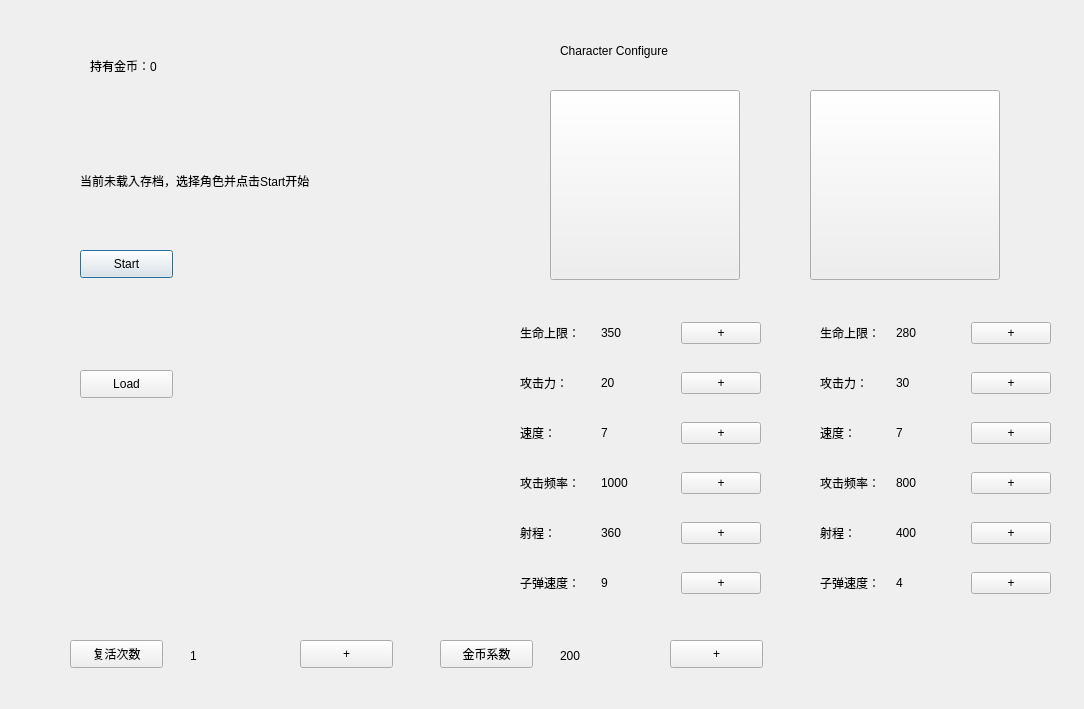
<?xml version="1.0" encoding="UTF-8"?>
<ui version="4.0">
 <class>PreDialog</class>
 <widget class="QDialog" name="PreDialog">
  <property name="geometry">
   <rect>
    <x>0</x>
    <y>0</y>
    <width>1084</width>
    <height>709</height>
   </rect>
  </property>
  <property name="windowTitle">
   <string>Dialog</string>
  </property>
  <widget class="QPushButton" name="Start">
   <property name="geometry">
    <rect>
     <x>80</x>
     <y>250</y>
     <width>93</width>
     <height>28</height>
    </rect>
   </property>
   <property name="text">
    <string>Start</string>
   </property>
  </widget>
  <widget class="QPushButton" name="Continue">
   <property name="geometry">
    <rect>
     <x>80</x>
     <y>370</y>
     <width>93</width>
     <height>28</height>
    </rect>
   </property>
   <property name="cursor">
    <cursorShape>PointingHandCursor</cursorShape>
   </property>
   <property name="text">
    <string>Load</string>
   </property>
  </widget>
  <widget class="QLabel" name="label">
   <property name="geometry">
    <rect>
     <x>560</x>
     <y>-10</y>
     <width>401</width>
     <height>121</height>
    </rect>
   </property>
   <property name="styleSheet">
    <string notr="true">font: 75 20pt &quot;Magneto&quot;;</string>
   </property>
   <property name="text">
    <string>Character Configure</string>
   </property>
  </widget>
  <widget class="QPushButton" name="cha_soldier">
   <property name="enabled">
    <bool>true</bool>
   </property>
   <property name="geometry">
    <rect>
     <x>550</x>
     <y>90</y>
     <width>190</width>
     <height>190</height>
    </rect>
   </property>
   <property name="cursor">
    <cursorShape>PointingHandCursor</cursorShape>
   </property>
   <property name="styleSheet">
    <string notr="true">border-image: url(:/map/character0_fullsize.png);</string>
   </property>
   <property name="text">
    <string/>
   </property>
  </widget>
  <widget class="QPushButton" name="cha_magician">
   <property name="enabled">
    <bool>true</bool>
   </property>
   <property name="geometry">
    <rect>
     <x>810</x>
     <y>90</y>
     <width>190</width>
     <height>190</height>
    </rect>
   </property>
   <property name="cursor">
    <cursorShape>PointingHandCursor</cursorShape>
   </property>
   <property name="styleSheet">
    <string notr="true">border-image: url(:/map/character1_fullsize.png);</string>
   </property>
   <property name="text">
    <string/>
   </property>
  </widget>
  <widget class="QLabel" name="save_label">
   <property name="geometry">
    <rect>
     <x>80</x>
     <y>150</y>
     <width>351</width>
     <height>61</height>
    </rect>
   </property>
   <property name="text">
    <string>当前未载入存档，选择角色并点击Start开始</string>
   </property>
  </widget>
  <widget class="QWidget" name="formLayoutWidget">
   <property name="geometry">
    <rect>
     <x>520</x>
     <y>300</y>
     <width>241</width>
     <height>321</height>
    </rect>
   </property>
   <layout class="QGridLayout" name="gridLayout">
    <item row="2" column="1">
     <widget class="QLabel" name="c1_s">
      <property name="text">
       <string>7</string>
      </property>
     </widget>
    </item>
    <item row="4" column="1">
     <widget class="QLabel" name="c1_atk_r">
      <property name="text">
       <string>360</string>
      </property>
     </widget>
    </item>
    <item row="3" column="1">
     <widget class="QLabel" name="c1_atk_f">
      <property name="text">
       <string>1000</string>
      </property>
     </widget>
    </item>
    <item row="1" column="1">
     <widget class="QLabel" name="c1_d">
      <property name="text">
       <string>20</string>
      </property>
     </widget>
    </item>
    <item row="2" column="0">
     <widget class="QLabel" name="label_4">
      <property name="text">
       <string>速度：</string>
      </property>
     </widget>
    </item>
    <item row="5" column="1">
     <widget class="QLabel" name="c1_atk_s">
      <property name="text">
       <string>9</string>
      </property>
     </widget>
    </item>
    <item row="4" column="0">
     <widget class="QLabel" name="label_6">
      <property name="text">
       <string>射程：</string>
      </property>
     </widget>
    </item>
    <item row="0" column="0">
     <widget class="QLabel" name="label_2">
      <property name="text">
       <string>生命上限：</string>
      </property>
     </widget>
    </item>
    <item row="1" column="0">
     <widget class="QLabel" name="label_3">
      <property name="text">
       <string>攻击力：</string>
      </property>
     </widget>
    </item>
    <item row="0" column="1">
     <widget class="QLabel" name="c1_h">
      <property name="text">
       <string>350</string>
      </property>
     </widget>
    </item>
    <item row="3" column="0">
     <widget class="QLabel" name="label_5">
      <property name="text">
       <string>攻击频率：</string>
      </property>
     </widget>
    </item>
    <item row="5" column="0">
     <widget class="QLabel" name="label_7">
      <property name="text">
       <string>子弹速度：</string>
      </property>
     </widget>
    </item>
    <item row="0" column="2">
     <widget class="QPushButton" name="c1_h_enhance">
      <property name="text">
       <string>+</string>
      </property>
     </widget>
    </item>
    <item row="1" column="2">
     <widget class="QPushButton" name="c1_d_enhance">
      <property name="text">
       <string>+</string>
      </property>
     </widget>
    </item>
    <item row="2" column="2">
     <widget class="QPushButton" name="c1_s_enhance">
      <property name="text">
       <string>+</string>
      </property>
     </widget>
    </item>
    <item row="3" column="2">
     <widget class="QPushButton" name="c1_atk_f_enhance">
      <property name="text">
       <string>+</string>
      </property>
     </widget>
    </item>
    <item row="4" column="2">
     <widget class="QPushButton" name="c1_atk_r_enhance">
      <property name="text">
       <string>+</string>
      </property>
     </widget>
    </item>
    <item row="5" column="2">
     <widget class="QPushButton" name="c1_atk_s_enhance">
      <property name="text">
       <string>+</string>
      </property>
     </widget>
    </item>
   </layout>
  </widget>
  <widget class="QWidget" name="formLayoutWidget_2">
   <property name="geometry">
    <rect>
     <x>820</x>
     <y>300</y>
     <width>231</width>
     <height>321</height>
    </rect>
   </property>
   <layout class="QGridLayout" name="gridLayout_2">
    <item row="5" column="1">
     <widget class="QLabel" name="c2_atk_s">
      <property name="text">
       <string>4</string>
      </property>
     </widget>
    </item>
    <item row="0" column="0">
     <widget class="QLabel" name="label_19">
      <property name="text">
       <string>生命上限：</string>
      </property>
     </widget>
    </item>
    <item row="5" column="0">
     <widget class="QLabel" name="label_18">
      <property name="text">
       <string>子弹速度：</string>
      </property>
     </widget>
    </item>
    <item row="2" column="0">
     <widget class="QLabel" name="label_15">
      <property name="text">
       <string>速度：</string>
      </property>
     </widget>
    </item>
    <item row="4" column="1">
     <widget class="QLabel" name="c2_atk_r">
      <property name="text">
       <string>400</string>
      </property>
     </widget>
    </item>
    <item row="2" column="1">
     <widget class="QLabel" name="c2_s">
      <property name="text">
       <string>7</string>
      </property>
     </widget>
    </item>
    <item row="4" column="0">
     <widget class="QLabel" name="label_17">
      <property name="text">
       <string>射程：</string>
      </property>
     </widget>
    </item>
    <item row="1" column="1">
     <widget class="QLabel" name="c2_d">
      <property name="text">
       <string>30</string>
      </property>
     </widget>
    </item>
    <item row="1" column="0">
     <widget class="QLabel" name="label_16">
      <property name="text">
       <string>攻击力：</string>
      </property>
     </widget>
    </item>
    <item row="3" column="1">
     <widget class="QLabel" name="c2_atk_f">
      <property name="text">
       <string>800</string>
      </property>
     </widget>
    </item>
    <item row="3" column="0">
     <widget class="QLabel" name="label_14">
      <property name="text">
       <string>攻击频率：</string>
      </property>
     </widget>
    </item>
    <item row="0" column="1">
     <widget class="QLabel" name="c2_h">
      <property name="text">
       <string>280</string>
      </property>
     </widget>
    </item>
    <item row="0" column="2">
     <widget class="QPushButton" name="c2_h_enhance">
      <property name="text">
       <string>+</string>
      </property>
     </widget>
    </item>
    <item row="1" column="2">
     <widget class="QPushButton" name="c2_d_enhance">
      <property name="text">
       <string>+</string>
      </property>
     </widget>
    </item>
    <item row="2" column="2">
     <widget class="QPushButton" name="c2_s_enhance">
      <property name="text">
       <string>+</string>
      </property>
     </widget>
    </item>
    <item row="3" column="2">
     <widget class="QPushButton" name="c2_atk_f_enhance">
      <property name="text">
       <string>+</string>
      </property>
     </widget>
    </item>
    <item row="4" column="2">
     <widget class="QPushButton" name="c2_atk_r_enhance">
      <property name="text">
       <string>+</string>
      </property>
     </widget>
    </item>
    <item row="5" column="2">
     <widget class="QPushButton" name="c2_atk_s_enhance">
      <property name="text">
       <string>+</string>
      </property>
     </widget>
    </item>
   </layout>
  </widget>
  <widget class="QLabel" name="money">
   <property name="geometry">
    <rect>
     <x>90</x>
     <y>40</y>
     <width>141</width>
     <height>51</height>
    </rect>
   </property>
   <property name="text">
    <string>持有金币：0</string>
   </property>
  </widget>
  <widget class="QPushButton" name="pushButton">
   <property name="geometry">
    <rect>
     <x>440</x>
     <y>640</y>
     <width>93</width>
     <height>28</height>
    </rect>
   </property>
   <property name="text">
    <string>金币系数</string>
   </property>
  </widget>
  <widget class="QPushButton" name="money_k_enhance">
   <property name="geometry">
    <rect>
     <x>670</x>
     <y>640</y>
     <width>93</width>
     <height>28</height>
    </rect>
   </property>
   <property name="text">
    <string>+</string>
   </property>
  </widget>
  <widget class="QLabel" name="money_k">
   <property name="geometry">
    <rect>
     <x>560</x>
     <y>640</y>
     <width>81</width>
     <height>31</height>
    </rect>
   </property>
   <property name="text">
    <string>200</string>
   </property>
  </widget>
  <widget class="QLabel" name="lives">
   <property name="geometry">
    <rect>
     <x>190</x>
     <y>640</y>
     <width>81</width>
     <height>31</height>
    </rect>
   </property>
   <property name="text">
    <string>1</string>
   </property>
  </widget>
  <widget class="QPushButton" name="lives_enhance">
   <property name="geometry">
    <rect>
     <x>300</x>
     <y>640</y>
     <width>93</width>
     <height>28</height>
    </rect>
   </property>
   <property name="text">
    <string>+</string>
   </property>
  </widget>
  <widget class="QPushButton" name="pushButton_2">
   <property name="geometry">
    <rect>
     <x>70</x>
     <y>640</y>
     <width>93</width>
     <height>28</height>
    </rect>
   </property>
   <property name="text">
    <string>复活次数</string>
   </property>
  </widget>
 </widget>
 <resources/>
 <connections/>
</ui>
